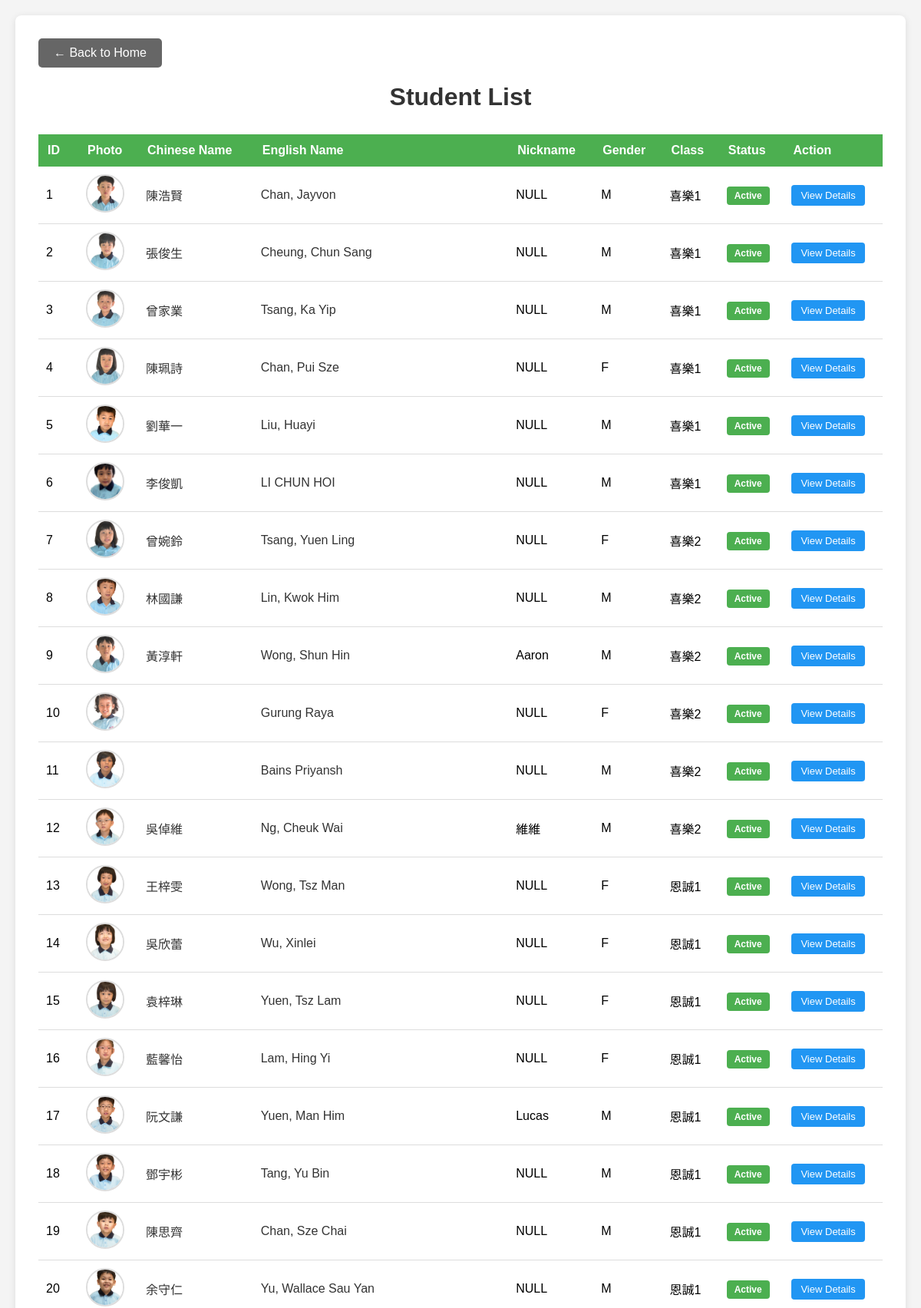
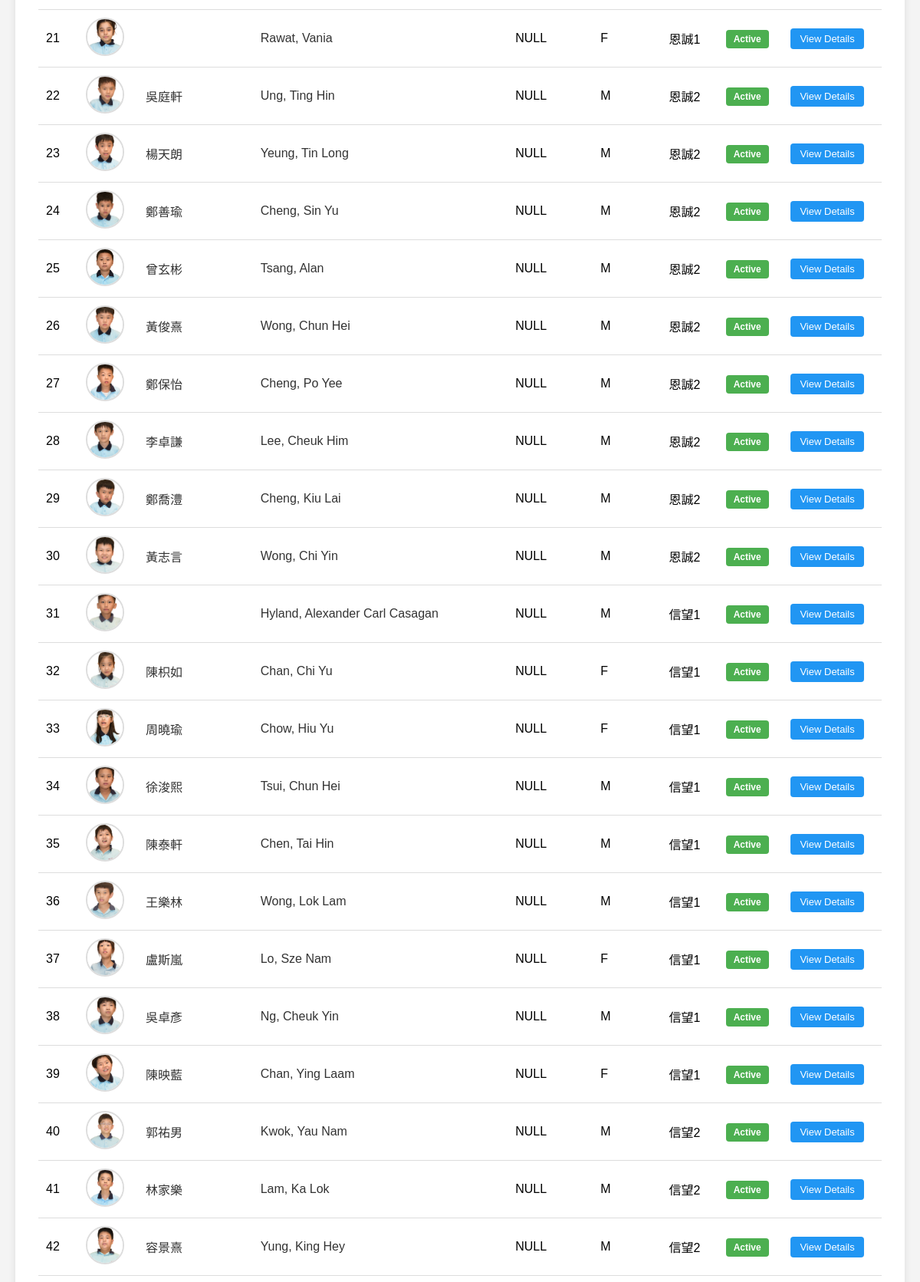
The page /students_list.php (upper part) on the database its author committed (2 pictures, top to bottom).
### tables this page shows
CREATE TABLE IF NOT EXISTS `students` (
  `id` int(11) NOT NULL AUTO_INCREMENT,
  `name_chi` varchar(100) NOT NULL COMMENT 'Chinese Name',
  `name_eng` varchar(100) NOT NULL COMMENT 'English Name',
  `nickname` varchar(50) DEFAULT NULL,
  `gender` enum('M','F') NOT NULL,
  `class` varchar(50) DEFAULT NULL COMMENT 'Class/Group',
  `status` enum('Active','Inactive','Graduated') DEFAULT 'Active',
  `image_path` varchar(255) DEFAULT NULL COMMENT 'Path to student image',
  PRIMARY KEY (`id`)
);

### db/connection.php (called while the page is built, shortened)
<?php
class Database {
    private static $instance = null;
    private $conn;
    private function __construct() {
        try {
            $this->conn = new mysqli(DB_HOST, DB_USER, DB_PASS, DB_NAME, DB_PORT);
            $this->conn->set_charset(DB_CHARSET);
        } catch (Exception $e) {
            die("Database connection error: " . $e->getMessage());
        }
    }
    public static function getInstance() {
        if (self::$instance === null) {
            self::$instance = new Database();
        }
        return self::$instance;
    }
    public function getConnection() {
        return $this->conn;
    }
}
function getDB() {
    return Database::getInstance()->getConnection();
}
?>

### db/students.php (called while the page is built, shortened)
<?php
require_once __DIR__ . '/connection.php';
class Students {
    private $conn;
    public function __construct() {
        $this->conn = getDB();
    }
    public function getAll($orderBy = 'id', $order = 'ASC') {
        $orderBy = $this->conn->real_escape_string($orderBy);
        $order = strtoupper($order) === 'DESC' ? 'DESC' : 'ASC';
        $sql = "SELECT * FROM students ORDER BY $orderBy $order";
        $result = $this->conn->query($sql);
        if ($result) {
            return $result->fetch_all(MYSQLI_ASSOC);
        }
        return [];
    }
}
?>

### students_list.php (the view, shortened to what this page needs)
<?php
require_once 'db/students.php';
$studentsObj = new Students();
$students = $studentsObj->getAll('id', 'ASC');
?>
<!DOCTYPE html>
<html lang="en">
<head>
</head>
<body>
    <div class="container">
        <a href="index.php" class="back-btn">← Back to Home</a>
        <h1>Student List</h1>
        <?php if (!empty($students)): ?>
            <table>
                <thead>
                    <tr>
                        <th>ID</th>
                        <th>Photo</th>
                        <th>Chinese Name</th>
                        <th>English Name</th>
                        <th>Nickname</th>
                        <th>Gender</th>
                        <th>Class</th>
                        <th>Status</th>
                        <th>Action</th>
                    </tr>
                </thead>
                <tbody>
                    <?php foreach($students as $row): ?>
                        <tr>
                            <td><?php echo htmlspecialchars($row['id']); ?></td>
                            <td>
                                <?php if (!empty($row['image_path']) && file_exists($row['image_path'])): ?>
                                    <img src="<?php echo htmlspecialchars($row['image_path']); ?>" alt="<?php echo htmlspecialchars($row['name_chi']); ?>" class="student-img">
                                <?php else: ?>
                                    <div class="no-img">No Photo</div>
                                <?php endif; ?>
                            </td>
                            <td>
                                <a href="student_details.php?id=<?php echo $row['id']; ?>" class="student-name-link">
                                    <?php echo htmlspecialchars($row['name_chi']); ?>
                                </a>
                            </td>
                            <td>
                                <a href="student_details.php?id=<?php echo $row['id']; ?>" class="student-name-link">
                                    <?php echo htmlspecialchars($row['name_eng']); ?>
                                </a>
                            </td>
                            <td><?php echo htmlspecialchars($row['nickname'] ?? 'N/A'); ?></td>
                            <td><?php echo htmlspecialchars($row['gender']); ?></td>
                            <td><?php echo htmlspecialchars($row['class'] ?? 'N/A'); ?></td>
                            <td>
                                <span class="status <?php echo strtolower($row['status']); ?>">
                                    <?php echo htmlspecialchars($row['status']); ?>
                                </span>
                            </td>
                            <td>
                                <a href="student_details.php?id=<?php echo $row['id']; ?>" class="view-btn">View Details</a>
                            </td>
                        </tr>
                    <?php endforeach; ?>
                </tbody>
            </table>
        <?php endif; ?>
    </div>
</body>
</html>

### students_list.php (style rules this page uses)
* { margin: 0; padding: 0; box-sizing: border-box; }
body { font-family: Arial, sans-serif; background-color: #f4f4f4; padding: 20px; }
.container { max-width: 1200px; margin: 0 auto; background: white; padding: 30px; border-radius: 8px; box-shadow: 0 2px 10px rgba(0,0,0,0.1); }
h1 { color: #333; margin-bottom: 30px; text-align: center; }
.back-btn { display: inline-block; padding: 10px 20px; background-color: #666; color: white; text-decoration: none; border-radius: 5px; margin-bottom: 20px; transition: background-color 0.3s; }
table { width: 100%; border-collapse: collapse; margin-top: 20px; }
th { background-color: #4CAF50; color: white; padding: 12px; text-align: left; }
td { padding: 10px; border-bottom: 1px solid #ddd; }
.status { padding: 5px 10px; border-radius: 4px; font-size: 12px; font-weight: bold; }
.status.active { background-color: #4CAF50; color: white; }
.student-img { width: 50px; height: 50px; object-fit: cover; border-radius: 50%; border: 2px solid #ddd; }
.student-name-link { color: #333; text-decoration: none; font-weight: 500; transition: color 0.3s; }
.view-btn { padding: 6px 12px; background-color: #2196F3; color: white; text-decoration: none; border-radius: 4px; font-size: 13px; transition: background-color 0.3s; display: inline-block; }

### rows shown on the page
students: id "1", image_path (picture), name_chi "陳浩賢", name_eng "Chan, Jayvon", nickname "NULL", gender "M", class "喜樂1", status "Active"
students: id "2", image_path (picture), name_chi "張俊生", name_eng "Cheung, Chun Sang", nickname "NULL", gender "M", class "喜樂1", status "Active"
students: id "3", image_path (picture), name_chi "曾家業", name_eng "Tsang, Ka Yip", nickname "NULL", gender "M", class "喜樂1", status "Active"
students: id "4", image_path (picture), name_chi "陳珮詩", name_eng "Chan, Pui Sze", nickname "NULL", gender "F", class "喜樂1", status "Active"
students: id "5", image_path (picture), name_chi "劉華一", name_eng "Liu, Huayi", nickname "NULL", gender "M", class "喜樂1", status "Active"
students: id "6", image_path (picture), name_chi "李俊凱", name_eng "LI CHUN HOI", nickname "NULL", gender "M", class "喜樂1", status "Active"
students: id "7", image_path (picture), name_chi "曾婉鈴", name_eng "Tsang, Yuen Ling", nickname "NULL", gender "F", class "喜樂2", status "Active"
students: id "8", image_path (picture), name_chi "林國謙", name_eng "Lin, Kwok Him", nickname "NULL", gender "M", class "喜樂2", status "Active"
students: id "9", image_path (picture), name_chi "黃淳軒", name_eng "Wong, Shun Hin", nickname "Aaron", gender "M", class "喜樂2", status "Active"
students: id "10", image_path (picture), name_eng "Gurung Raya", nickname "NULL", gender "F", class "喜樂2", status "Active"
students: id "11", image_path (picture), name_eng "Bains Priyansh", nickname "NULL", gender "M", class "喜樂2", status "Active"
students: id "12", image_path (picture), name_chi "吳倬維", name_eng "Ng, Cheuk Wai", nickname "維維", gender "M", class "喜樂2", status "Active"
students: id "13", image_path (picture), name_chi "王梓雯", name_eng "Wong, Tsz Man", nickname "NULL", gender "F", class "恩誠1", status "Active"
students: id "14", image_path (picture), name_chi "吳欣蕾", name_eng "Wu, Xinlei", nickname "NULL", gender "F", class "恩誠1", status "Active"
students: id "15", image_path (picture), name_chi "袁梓琳", name_eng "Yuen, Tsz Lam", nickname "NULL", gender "F", class "恩誠1", status "Active"
students: id "16", image_path (picture), name_chi "藍馨怡", name_eng "Lam, Hing Yi", nickname "NULL", gender "F", class "恩誠1", status "Active"
students: id "17", image_path (picture), name_chi "阮文謙", name_eng "Yuen, Man Him", nickname "Lucas", gender "M", class "恩誠1", status "Active"
students: id "18", image_path (picture), name_chi "鄧宇彬", name_eng "Tang, Yu Bin", nickname "NULL", gender "M", class "恩誠1", status "Active"
students: id "19", image_path (picture), name_chi "陳思齊", name_eng "Chan, Sze Chai", nickname "NULL", gender "M", class "恩誠1", status "Active"
students: id "20", image_path (picture), name_chi "余守仁", name_eng "Yu, Wallace Sau Yan", nickname "NULL", gender "M", class "恩誠1", status "Active"
students: id "21", image_path (picture), name_eng "Rawat, Vania", nickname "NULL", gender "F", class "恩誠1", status "Active"
students: id "22", image_path (picture), name_chi "吳庭軒", name_eng "Ung, Ting Hin", nickname "NULL", gender "M", class "恩誠2", status "Active"
students: id "23", image_path (picture), name_chi "楊天朗", name_eng "Yeung, Tin Long", nickname "NULL", gender "M", class "恩誠2", status "Active"
students: id "24", image_path (picture), name_chi "鄭善瑜", name_eng "Cheng, Sin Yu", nickname "NULL", gender "M", class "恩誠2", status "Active"
students: id "25", image_path (picture), name_chi "曾玄彬", name_eng "Tsang, Alan", nickname "NULL", gender "M", class "恩誠2", status "Active"
students: id "26", image_path (picture), name_chi "黃俊熹", name_eng "Wong, Chun Hei", nickname "NULL", gender "M", class "恩誠2", status "Active"
students: id "27", image_path (picture), name_chi "鄭保怡", name_eng "Cheng, Po Yee", nickname "NULL", gender "M", class "恩誠2", status "Active"
students: id "28", image_path (picture), name_chi "李卓謙", name_eng "Lee, Cheuk Him", nickname "NULL", gender "M", class "恩誠2", status "Active"
students: id "29", image_path (picture), name_chi "鄭喬澧", name_eng "Cheng, Kiu Lai", nickname "NULL", gender "M", class "恩誠2", status "Active"
students: id "30", image_path (picture), name_chi "黃志言", name_eng "Wong, Chi Yin", nickname "NULL", gender "M", class "恩誠2", status "Active"
students: id "31", image_path (picture), name_eng "Hyland, Alexander Carl Casagan", nickname "NULL", gender "M", class "信望1", status "Active"
students: id "32", image_path (picture), name_chi "陳枳如", name_eng "Chan, Chi Yu", nickname "NULL", gender "F", class "信望1", status "Active"
students: id "33", image_path (picture), name_chi "周曉瑜", name_eng "Chow, Hiu Yu", nickname "NULL", gender "F", class "信望1", status "Active"
students: id "34", image_path (picture), name_chi "徐浚熙", name_eng "Tsui, Chun Hei", nickname "NULL", gender "M", class "信望1", status "Active"
students: id "35", image_path (picture), name_chi "陳泰軒", name_eng "Chen, Tai Hin", nickname "NULL", gender "M", class "信望1", status "Active"
students: id "36", image_path (picture), name_chi "王樂林", name_eng "Wong, Lok Lam", nickname "NULL", gender "M", class "信望1", status "Active"
students: id "37", image_path (picture), name_chi "盧斯嵐", name_eng "Lo, Sze Nam", nickname "NULL", gender "F", class "信望1", status "Active"
students: id "38", image_path (picture), name_chi "吳卓彥", name_eng "Ng, Cheuk Yin", nickname "NULL", gender "M", class "信望1", status "Active"
students: id "39", image_path (picture), name_chi "陳映藍", name_eng "Chan, Ying Laam", nickname "NULL", gender "F", class "信望1", status "Active"
students: id "40", image_path (picture), name_chi "郭祐男", name_eng "Kwok, Yau Nam", nickname "NULL", gender "M", class "信望2", status "Active"
students: id "41", image_path (picture), name_chi "林家樂", name_eng "Lam, Ka Lok", nickname "NULL", gender "M", class "信望2", status "Active"
students: id "42", image_path (picture), name_chi "容景熹", name_eng "Yung, King Hey", nickname "NULL", gender "M", class "信望2", status "Active"
